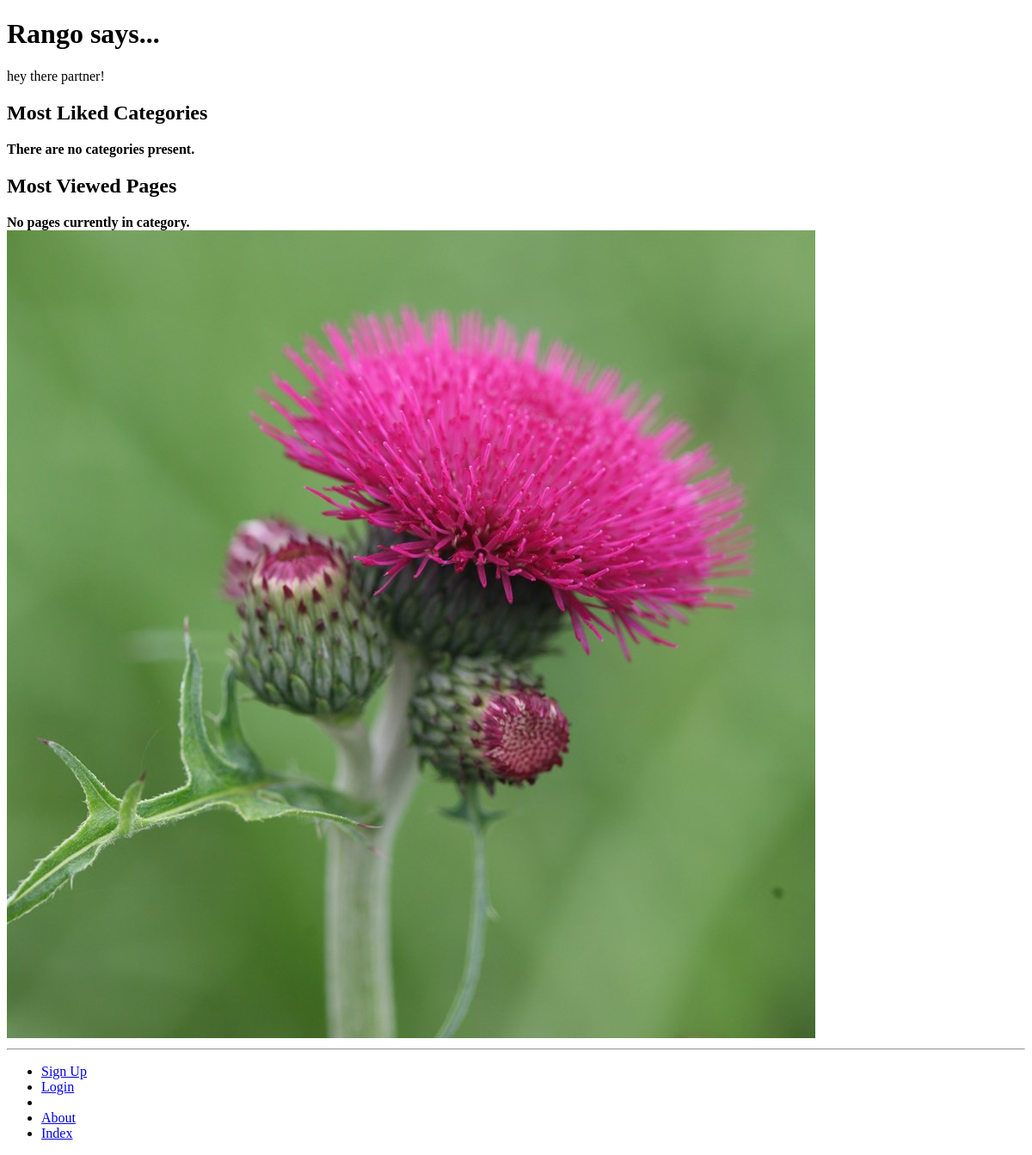
/, run on an earlier commit of the app's database.
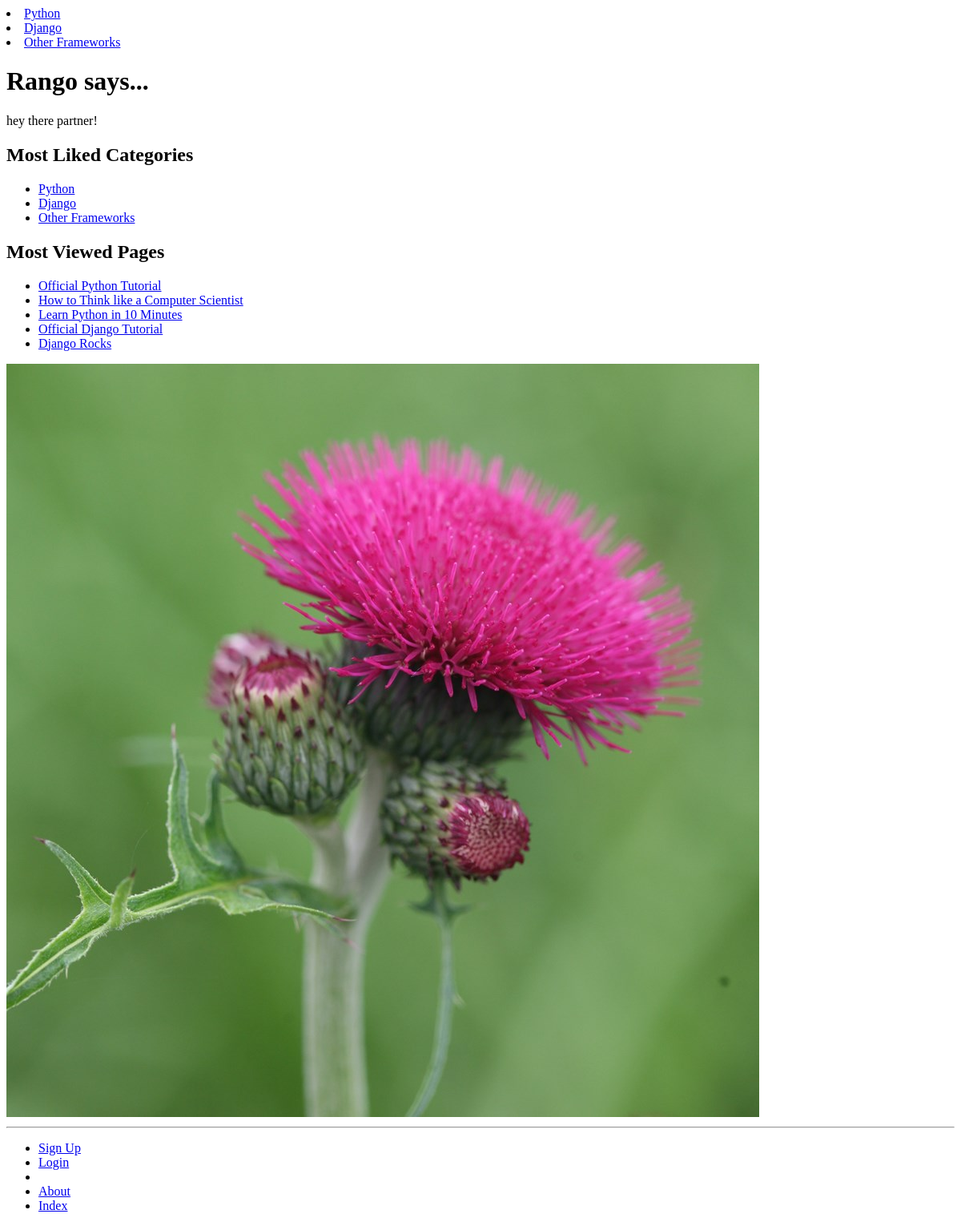
And on a later commit of the database.
### rango/models.py (models this page shows, shortened)
class Category(models.Model):
    name = models.CharField(max_length=128, unique=True)
    views = models.IntegerField(default=0)
    likes = models.IntegerField(default=0)
    slug = models.SlugField(unique=True)
    class Meta:
        verbose_name_plural = 'Categories'

class Page(models.Model):
    category = models.ForeignKey(Category)
    title = models.CharField(max_length=128)
    url = models.URLField()
    views = models.IntegerField(default=0)

### rango/views.py (the view)
# urls.py: url(r'^$', views.index, name='index'),
def index(request):
    category_list = Category.objects.order_by('-likes')[:5]
    pages_list = Page.objects.order_by('-views')[:5]
    context_dict = {'categories': category_list, 'pages': pages_list}
    return render(request, 'rango/index.html', context_dict)

### rango/templatetags/rango_template_tags.py (called while the page is built)
@register.inclusion_tag('rango/cats.html')
def get_category_list(cat=None):
    return {'cats': Category.objects.all(),
            'act_cat': cat}

### templates/rango/index.html (shortened to what this page needs)
{% extends 'rango/base.html' %}
{% load staticfiles %}
{% block body_block %}
	<div>
	<h1>Rango says...</h1>
	{% if user.is_authenticated %}
		howdy {{ user.username }}!
	{% else %}
		hey there partner!
	{% endif %}
	</div>
		<div>
			<h2>Most Liked Categories</h2>
		</div>
	<div>
	{% if categories %}
	<ul>
		{% for category in categories %}
			<li>
			<a href="{% url 'show_category' category.slug %}">{{ category.name }}</a>
			</li>
		{% endfor %}
	</ul>
	{% else %}
		<strong>There are no categories present.</strong>
	{% endif %}
	</div>
	<div>
		<h2>Most Viewed Pages</h2>
	</div>
	<div>
	{% if pages %}
		<ul>
		{% for page in pages %}
			<li><a href="{{ page.url }}">{{ page.title }}</a></li>
		{% endfor %}
		</ul>
	{% else %}
		<strong>No pages currently in category.</strong>
	{% endif %}
	</div>
	<div>
		<img src="{% static "images/rango.jpg" %}" alt="Picture of Rango" />
	</div>
{% endblock %}

### templates/rango/cats.html
{% for c in cats %}
	{% if c == act_cat %}
		<li>
		<strong>
			<a href="{% url 'show_category' c.slug %}">{{ c.name }}</a>
		</strong>
		</li>
	{% else %}
		<li>
			<a href="{% url 'show_category' c.slug %}">{{ c.name }}</a>
		</li>
	{% endif %}
{% endfor %}

What changed in the data, as far as the page shows it:
added Category: name "Python"
added Category: name "Django"
added Category: name "Other Frameworks"
added Page: title "Official Python Tutorial"
added Page: title "How to Think like a Computer Scientist"
added Page: title "Learn Python in 10 Minutes"
added Page: title "Official Django Tutorial"
added Page: title "Django Rocks"
Also different on the page:
text no longer shown: "There are no categories present. No pages currently in category."
